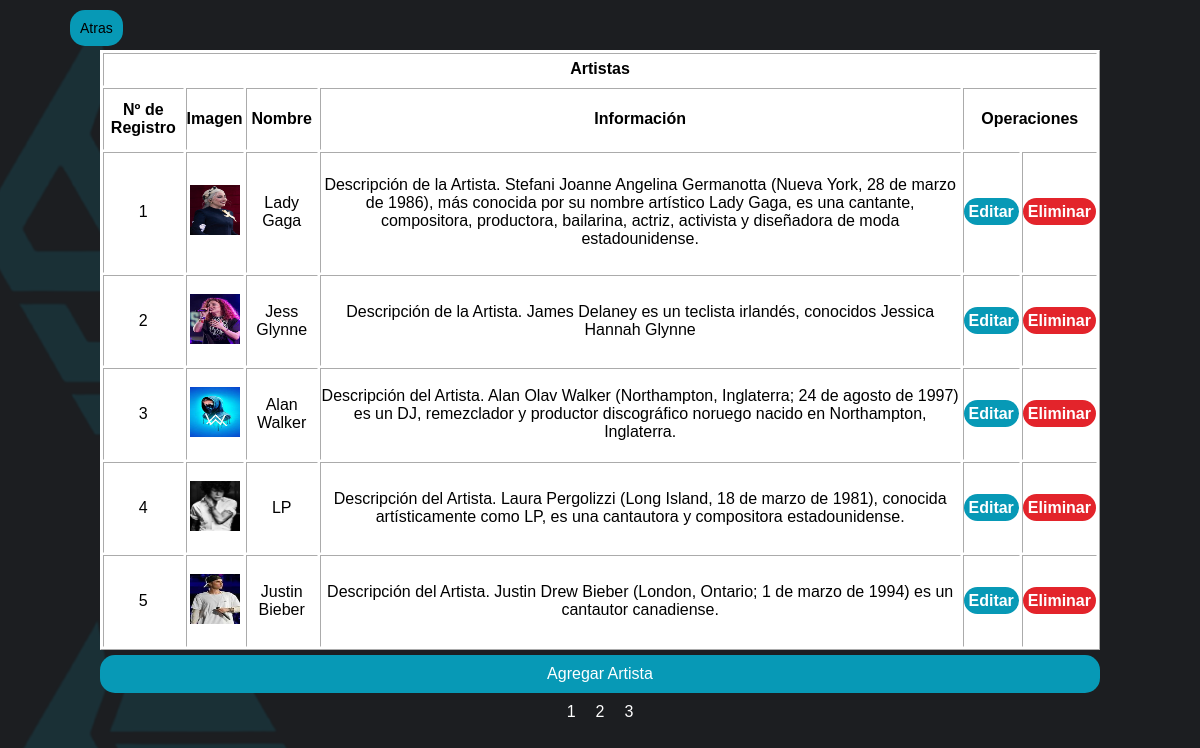
The app's page /auth/editSinger.php (signed in), older data.
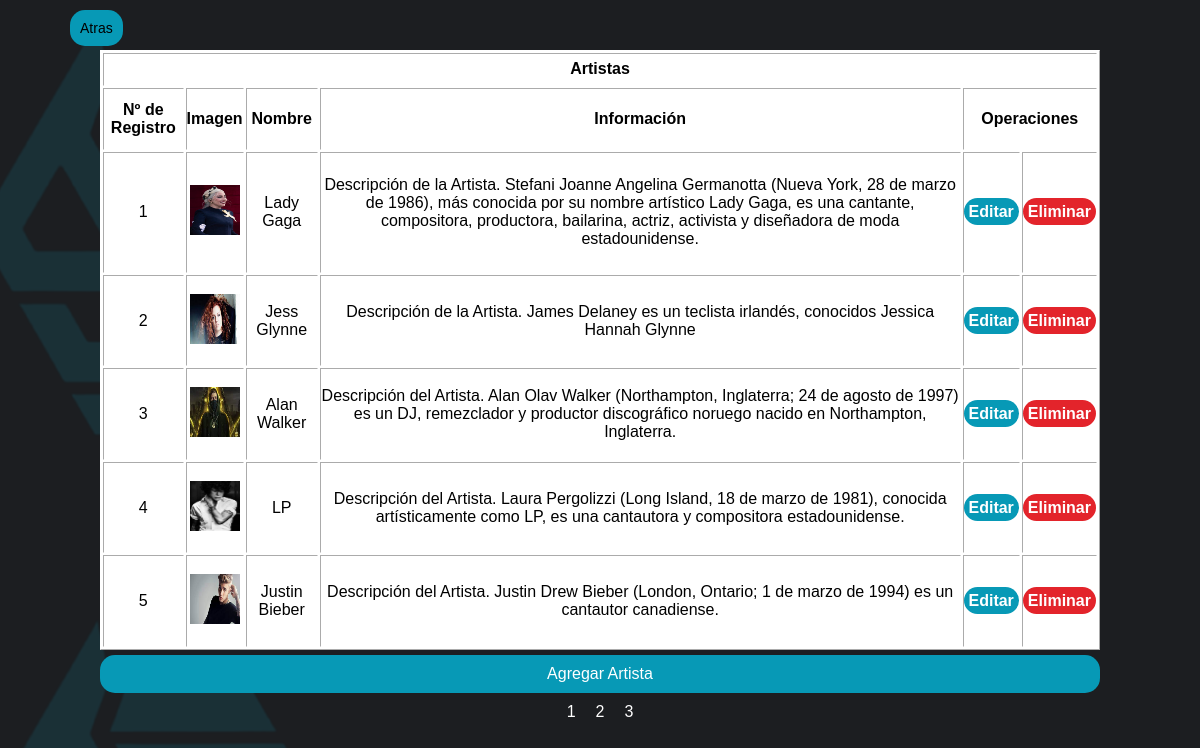
The same page, newer data.
### tables this page shows
CREATE TABLE `singers` (
  `id` int(11) NOT NULL,
  `name` varchar(50) NOT NULL,
  `info` varchar(255) NOT NULL,
  `image` varchar(50) NOT NULL
);

### auth/editSinger.php (the view, shortened to what this page needs)
<?php
include("../utils/dbConnection.php");
$sql = "SELECT * FROM singers";
$result = mysqli_query($conn, $sql);
$singers = mysqli_fetch_all($result, MYSQLI_ASSOC);
?>
<!DOCTYPE html>
<html lang="en">
<head>
    <link rel="stylesheet" href="./css/editSinger.css">
    <link rel="stylesheet" href="https://cdnjs.cloudflare.com/ajax/libs/font-awesome/4.7.0/css/font-awesome.min.css">
</head>
<body>
    <div class="container">
        <div class="link">
            <a class="ca2" href="adminDashboard.php">Atras</a>
        </div>
        <table id="customers" align="center" border="1" style="border-color: #fff; background-color: white;" class="displaySinger">
            <tr>
                <th colspan="6">Artistas</th>
            </tr>
            <tr>
                <th>Nº de Registro</th>
                <th>Imagen</th>
                <th>Nombre</th>
                <th>Información </th>
                <th colspan="3">Operaciones</th>
            </tr>
            <?php foreach ($singers as $index => $singer) : if ($index == 5) break; ?>
                <tr>
                    <td><?php echo $index + 1; ?></td>
                    <td><img style="width: 50px; height: 50px;" src="<?php echo '../' . $singer['image'] ?>"></td>
                    <td><?php echo $singer['name']; ?></td>
                    <td><?php echo $singer['info']; ?></td>
                    <td><a style="padding: 5px; background-color: #0799B6; color: #fff; border-radius: 15px; text-decoration: none;" href="insertSinger.php?id=<?php echo $singer['id'] ?>"><strong>Editar</strong></a></td>
                    <td><a style="padding: 5px; background-color: #E3242B; color: #fff; border-radius: 15px; text-decoration: none;" href="deleteSinger.php?id=<?php echo $singer['id'] ?>"><strong>Eliminar</strong></a></td>
                </tr>
            <?php endforeach; ?>
        </table>
        <div class="c3"><a href=insertSinger.php>Agregar Artista</a></div>
        <div class="paginationButton">
            <ul style="display: flex; list-style-type: none; color: black; margin: 0 auto; justify-content: center;">
                <li onclick="pagination(this.value);" style="padding: 10px; color: white;" value="1"> 1</li>
                <li onclick="pagination(this.value);" style="padding: 10px; color: white;" value="2"> 2</li>
                <li onclick="pagination(this.value);" style="padding: 10px;  color: white;" value="3"> 3</li>
            </ul>
        </div>
    </div>
</body>
</html>

### auth/css/editSinger.css (style rules this page uses)
body { background-image: url(../spotify-theme.png); display: flex; justify-content: center; align-items: center; height: 100vh; flex-direction: column; }
* { font-family: sans-serif; box-sizing: border-box; padding: 0; margin: 0; }
.container { text-align: center; width: 1080px; height: 100%; color: black; padding-top: 50px; position: relative; }
#customers { height: 80%; }
#customers tr, #customers td { max-height: 10px; }
.ca2 { font-size: 14px; padding: 10px; display: inline-block; text-decoration: none; color: black; padding: 10px 10px; border-radius: 15px; margin-bottom: 5px; background-color: #0799B6;; }
.c3 { width : 1000px; background-color: #0799B6; margin: 0 auto; margin-top: 5px; border-radius: 15px; padding: 10px; }
.c3 > a { text-decoration: none; color: #fff; }
td { text-align: center; }
.link { display: flex; justify-content: space-between; width: 40%; margin: 10px; position: absolute; top: 0; left: 0; }
table { width: 1000px; margin: 0 auto; }

Row changes from the older to the newer data that the page shows:
changed singers "Jess Glynne": image: a different picture
changed singers "Alan Walker": image: a different picture
changed singers "Justin Bieber": image: a different picture
